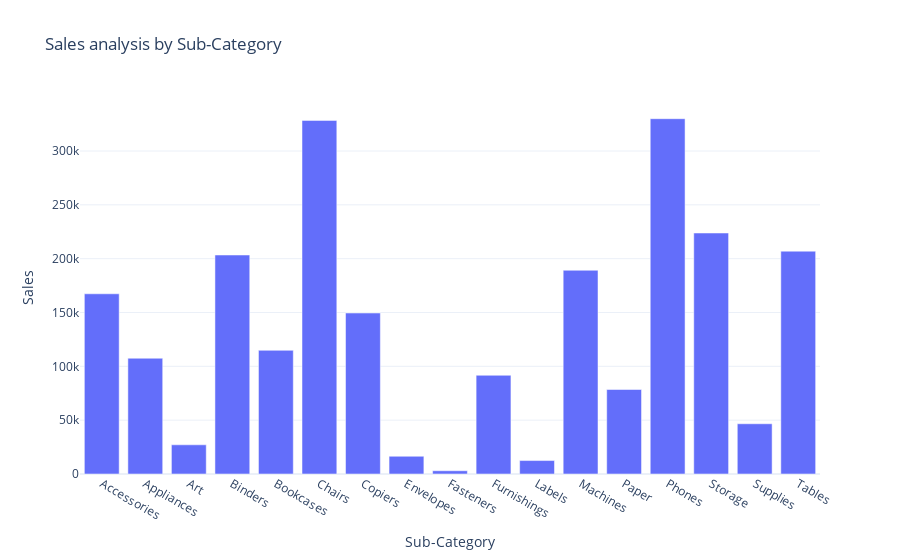

Notebook code for this chart:
### Code cell
fig = px.bar(sales_by_subcategory, x='Sub-Category', y='Sales', title='Sales analysis by Sub-Category')
fig.show()

### Figure 1 — Plotly figure (JSON) as saved in the notebook; plotly's stock layout.template omitted (floating-point values rounded to 4 significant figures)
{"data": [{"alignmentgroup": "True", "hovertemplate": "Sub-Category=%{x}<br>Sales=%{y}<extra></extra>", "legendgroup": "", "marker": {"color": "#636efa", "pattern": {"shape": ""}}, "name": "", "offsetgroup": "", "orientation": "v", "showlegend": false, "textposition": "auto", "type": "bar", "x": ["Accessories", "Appliances", "Art", "Binders", "Bookcases", "Chairs", "Copiers", "Envelopes", "Fasteners", "Furnishings", "Labels", "Machines", "Paper", "Phones", "Storage", "Supplies", "Tables"], "xaxis": "x", "y": [167400.0, 107500.0, 27120.0, 203400.0, 114900.0, 328400.0, 149500.0, 16480.0, 3024.0, 91710.0, 12490.0, 189200.0, 78480.0, 330000.0, 223800.0, 46670.0, 207000.0], "yaxis": "y"}], "layout": {"barmode": "relative", "legend": {"tracegroupgap": 0}, "title": {"text": "Sales analysis by Sub-Category"}, "xaxis": {"anchor": "y", "domain": [0, 1], "title": {"text": "Sub-Category"}}, "yaxis": {"anchor": "x", "domain": [0, 1], "title": {"text": "Sales"}}}}
